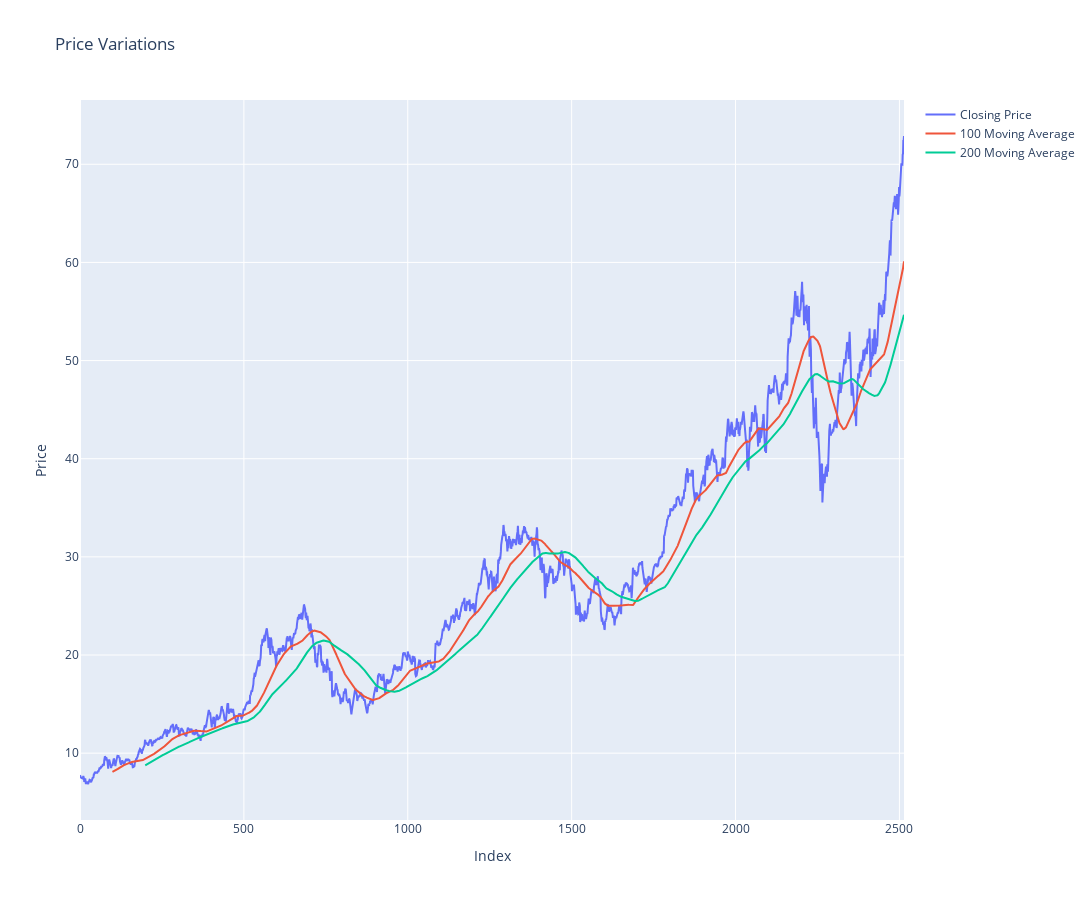

The code cell stored with this chart in its notebook:
### Code cell
fig = go.Figure()

fig.add_trace(go.Scatter(x=df.index, y=df.Close, name='Closing Price'))
fig.add_trace(go.Scatter(x=df.index, y=ma100, name='100 Moving Average'))
fig.add_trace(go.Scatter(x=df.index, y=ma200, name='200 Moving Average'))

fig.update_layout(
    title='Price Variations',
    xaxis_title='Index',
    yaxis_title='Price',
    width=1300,  # set the width of the figure
    height=900  # set the height of the figure
)

fig.update_traces(marker=dict(size=8, line=dict(width=2, color='DarkSlateGrey')))

fig.show()

### Figure 1 — Plotly figure (JSON) as saved in the notebook; plotly's stock layout.template omitted (floating-point values rounded to 4 significant figures; data arrays with more than 128 entries replaced by an {"elided": "..."} marker saying what was removed)
{"data": [{"marker": {"line": {"color": "DarkSlateGrey", "width": 2}, "size": 8}, "name": "Closing Price", "type": "scatter", "x": {"elided": "2515 int values"}, "y": {"elided": "2515 float values"}}, {"marker": {"line": {"color": "DarkSlateGrey", "width": 2}, "size": 8}, "name": "100 Moving Average", "type": "scatter", "x": {"elided": "2515 int values"}, "y": {"elided": "2515 float values"}}, {"marker": {"line": {"color": "DarkSlateGrey", "width": 2}, "size": 8}, "name": "200 Moving Average", "type": "scatter", "x": {"elided": "2515 int values"}, "y": {"elided": "2515 float values"}}], "layout": {"height": 900, "title": {"text": "Price Variations"}, "width": 1300, "xaxis": {"title": {"text": "Index"}}, "yaxis": {"title": {"text": "Price"}}}}
